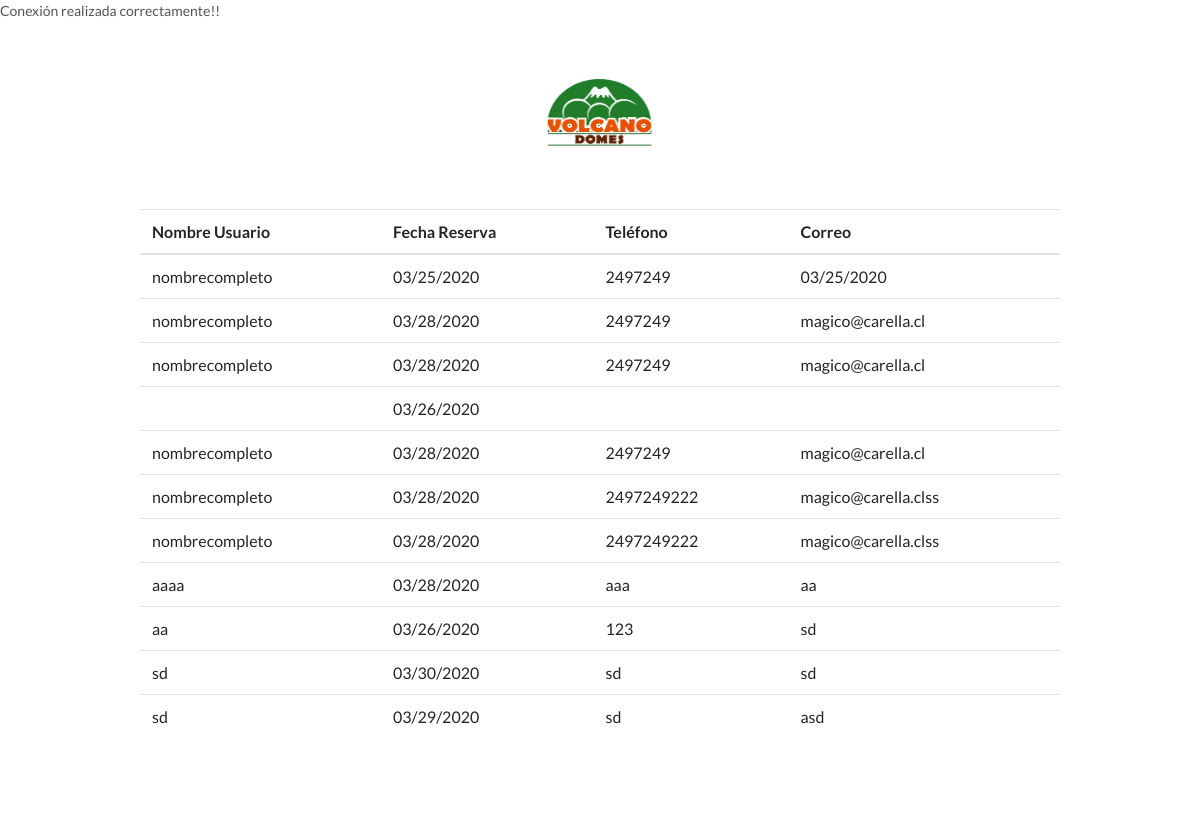
Screenshot of /listar-reservas.php with the database file from the repository.
### tables this page shows
CREATE TABLE `reservas` (
  `idreserva` int(11) NOT NULL,
  `nombreusuario` varchar(100) NOT NULL,
  `fechareserva` varchar(100) NOT NULL,
  `telefono` varchar(100) NOT NULL,
  `correo` varchar(100) NOT NULL
);

### helpers.php (called while the page is built, shortened)
<?php
function getReservas(){
	$select = "SELECT * from reservas";
	$conexion = mysqli_connect("localhost", "root", "", "volcano");
	$query = mysqli_query($conexion, $select);
	$resultado = array();
	if($query && mysqli_num_rows($query) >= 1){
		$resultado = $query;
	}
	return $resultado;
}

### listar-reservas.php (the view, shortened to what this page needs)
<?php
	include 'helpers.php';
?>
<!DOCTYPE html>
<html dir="ltr" lang="en-US">
<head>
	<link rel="stylesheet" href="css/bootstrap.css" type="text/css" />
	<link rel="stylesheet" href="style.css" type="text/css" />
	<link rel="stylesheet" href="css/dark.css" type="text/css" />
	<link rel="stylesheet" href="css/font-icons.css" type="text/css" />
	<link rel="stylesheet" href="css/animate.css" type="text/css" />
	<link rel="stylesheet" href="css/magnific-popup.css" type="text/css" />
	<link rel="stylesheet" href="css/responsive.css" type="text/css" />
	<link rel="stylesheet" href="css/components/datepicker.css" type="text/css" />
	<link rel="stylesheet" href="css/components/timepicker.css" type="text/css" />
	<link rel="stylesheet" href="css/components/daterangepicker.css" type="text/css" />
</head>
<body class="stretched">
	<div id="wrapper" class="clearfix">
		<section id="content">
			<div class="content-wrap nopadding">
				<div class="section nobg full-screen nopadding nomargin">
					<div class="container-fluid vertical-middle clearfix">
						<div class="center">
							<a href="index.html"><img src="demos/barber/images/slider-logo.png" style="width:110px; height:100px;" alt="Canvas Logo"></a>
						</div>
						<div class="card divcenter noradius noborder" style="max-width: 1000px; background-color: rgba(255,255,255,0.93);">
							<div class="card-body" style="padding: 40px;">
								<table class="table">
								  <thead>
									<tr>
									  <th>Nombre Usuario</th>
									  <th>Fecha Reserva</th>
									  <th>Teléfono</th>
									  <th>Correo</th>
									</tr>
								  </thead>
								  <tbody>
								  	<?php
								  		$reservas = getReservas();
								  		if(!empty($reservas)):
								  			while($reserva = mysqli_fetch_assoc($reservas)):
								  	?>
											<tr>
											  <td><?=$reserva['nombreusuario']?></td>
											  <td><?=$reserva['fechareserva']?></td>
											  <td><?=$reserva['telefono']?></td>
											  <td><?=$reserva['correo']?></td>
											</tr>
									<?php
											endwhile;
										endif;
									?>
								  </tbody>
								</table>
							</div>
						</div>
					</div>
				</div>
			</div>
		</section>
	</div>
</body>
</html>

### rows the page displays
reservas: nombreusuario "nombrecompleto", fechareserva "03/25/2020", telefono "2497249", correo "03/25/2020"
reservas: nombreusuario "nombrecompleto", fechareserva "03/28/2020", telefono "2497249", correo "magico@carella.cl"
reservas: nombreusuario "nombrecompleto", fechareserva "03/28/2020", telefono "2497249", correo "magico@carella.cl"
reservas: fechareserva "03/26/2020"
reservas: nombreusuario "nombrecompleto", fechareserva "03/28/2020", telefono "2497249", correo "magico@carella.cl"
reservas: nombreusuario "nombrecompleto", fechareserva "03/28/2020", telefono "2497249222", correo "magico@carella.clss"
reservas: nombreusuario "nombrecompleto", fechareserva "03/28/2020", telefono "2497249222", correo "magico@carella.clss"
reservas: nombreusuario "aaaa", fechareserva "03/28/2020", telefono "aaa", correo "aa"
reservas: nombreusuario "aa", fechareserva "03/26/2020", telefono "123", correo "sd"
reservas: nombreusuario "sd", fechareserva "03/30/2020", telefono "sd", correo "sd"
reservas: nombreusuario "sd", fechareserva "03/29/2020", telefono "sd", correo "asd"
